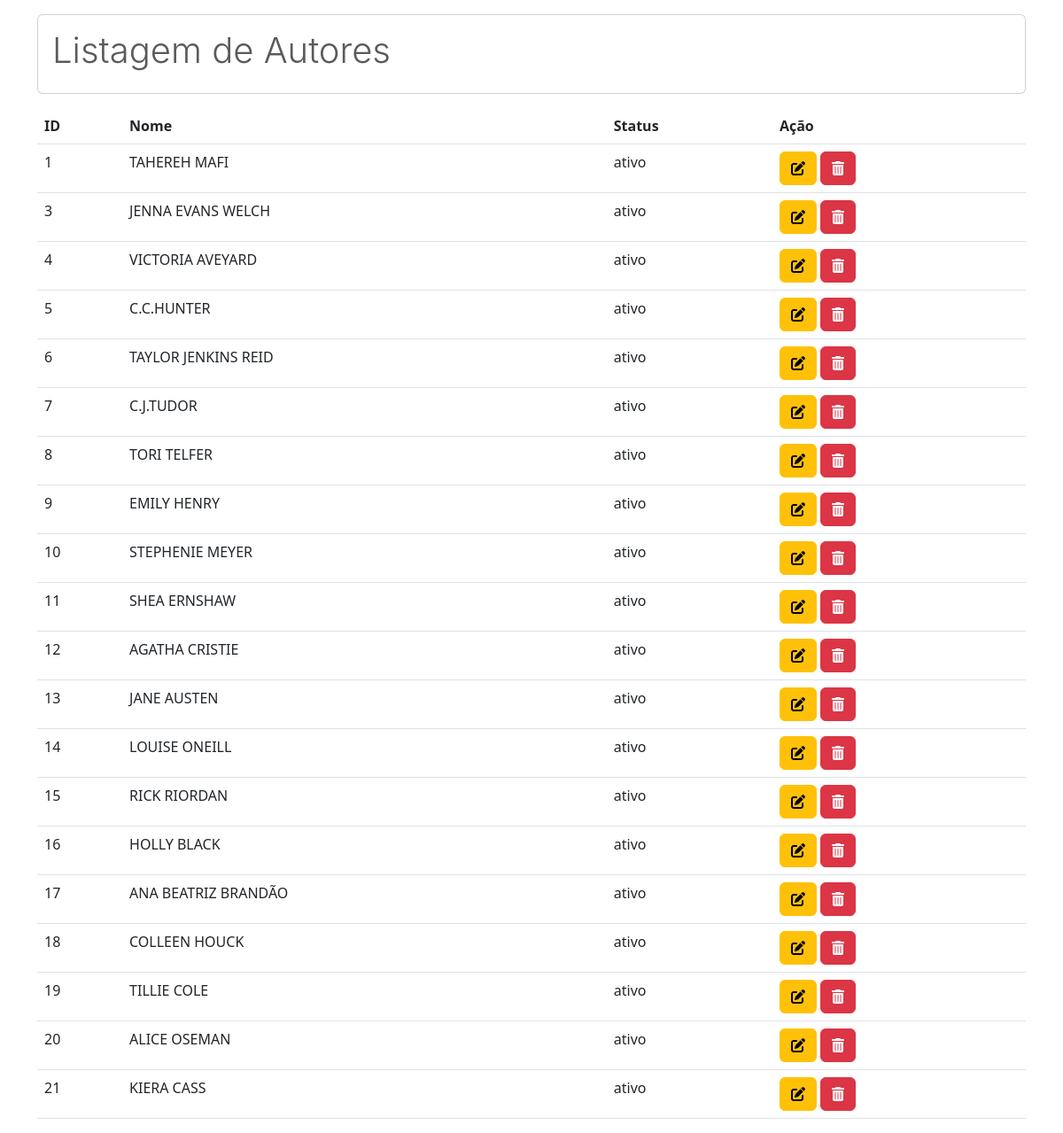
The app's page /listarAutores.php, older data.
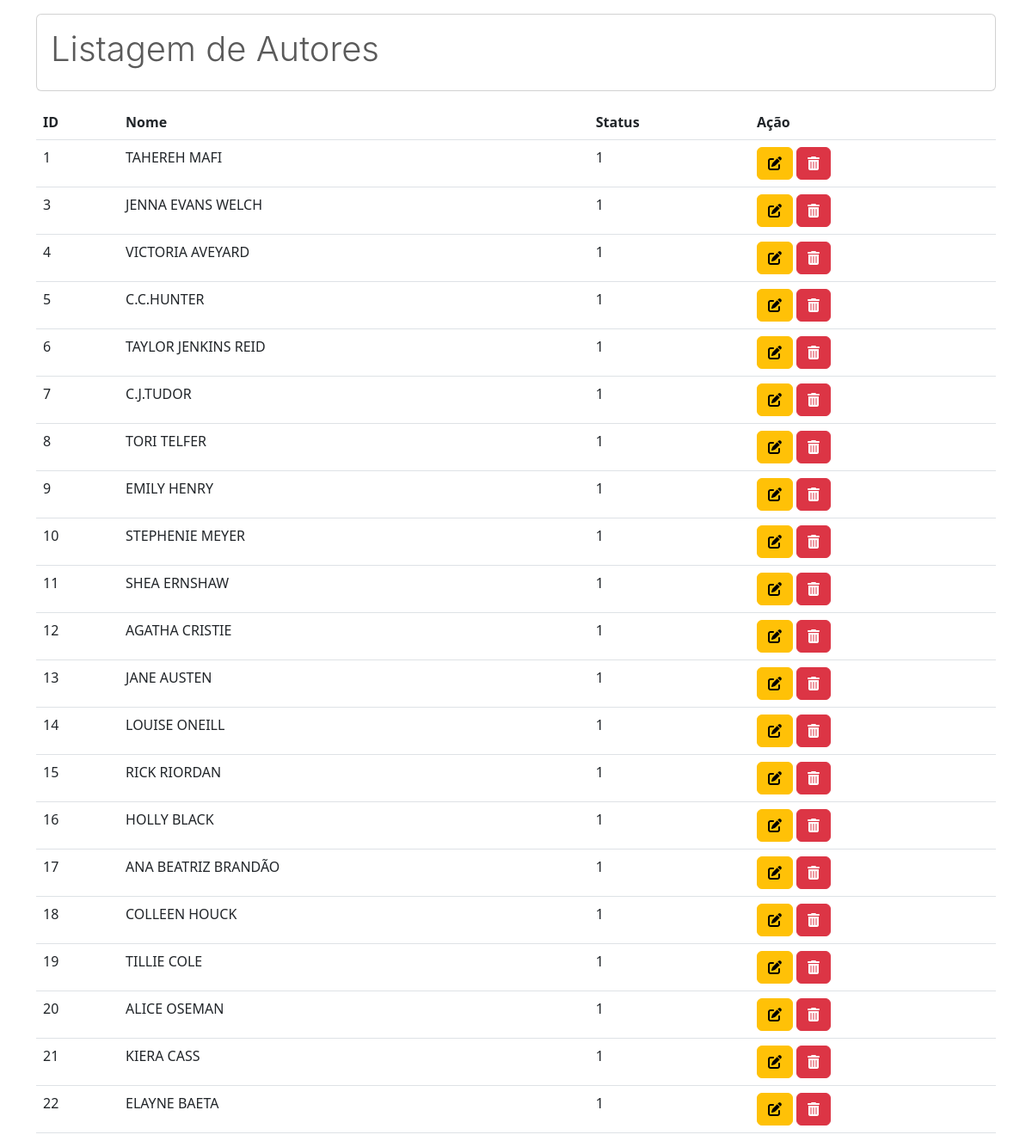
The same page, newer data.
### tables this page shows
CREATE TABLE `autor` (
  `id` int(13) NOT NULL,
  `nome` varchar(100) NOT NULL,
  `status` int(20) NOT NULL DEFAULT 1
);

### listarAutores.php (the view, shortened to what this page needs)
<?php
require_once("conexao.php");
$sql = "select * from autor";
$resultado = mysqli_query($conexao, $sql);
?>
<!DOCTYPE html>
<html lang="pt-br">
<head>
  <link href="https://cdn.jsdelivr.net/npm/bootstrap@5.3.0-alpha3/dist/css/bootstrap.min.css" rel="stylesheet">
  <link rel="stylesheet" href="https://cdn.jsdelivr.net/npm/bootstrap-icons@1.11.0/font/bootstrap-icons.css">
</head>
<body>
  <div class="container-md">
    <div class="card mt-3 mb-3">
      <div class="card-body">
        <h1 class="card-title" style="color: #5a5a5a; font-family: '-apple-system'; font-weight: 300;">Listagem de Autores</h1>
      </div>
    </div>
    <table class="table table-hover">
      <thead>
        <tr>
          <th scope="col">ID</th>
          <th scope="col">Nome</th>
          <th scope="col">Status</th>
          <th scope="col">Ação</th>
        </tr>
      </thead>
      <tbody>
        <?php while ($linha = mysqli_fetch_array($resultado)) { ?>
          <tr>
            <td><?= $linha['id'] ?></th>
            <td><?= $linha['nome'] ?></th>
            <td><?= $linha['status'] ?></th>
            <td>
              <a href="alterarAutores.php?id=<?= $linha['id'] ?>" class="btn btn-warning"><i class="fa-solid fa-pen-to-square"></i></a>
              <a href="usuarioListar.php?id=<?= $linha['id'] ?>" class="btn btn-danger" onclick="return confirm('Confirmar exclusão?')"><i class="fa-solid fa-trash-can"></i></a>
            <?php } ?>
      </tbody>
    </table>
</body>
</html>

Row changes from the older to the newer data that the page shows:
changed autor "TAHEREH MAFI": status "ativo" → "1"
changed autor "JENNA EVANS WELCH": status "ativo" → "1"
changed autor "VICTORIA AVEYARD": status "ativo" → "1"
changed autor "C.C.HUNTER": status "ativo" → "1"
changed autor "TAYLOR JENKINS REID": status "ativo" → "1"
changed autor "C.J.TUDOR": status "ativo" → "1"
changed autor "TORI TELFER": status "ativo" → "1"
changed autor "EMILY HENRY": status "ativo" → "1"
changed autor "STEPHENIE MEYER": status "ativo" → "1"
changed autor "SHEA ERNSHAW": status "ativo" → "1"
changed autor "AGATHA CRISTIE": status "ativo" → "1"
changed autor "JANE AUSTEN": status "ativo" → "1"
changed autor "LOUISE ONEILL": status "ativo" → "1"
changed autor "RICK RIORDAN": status "ativo" → "1"
changed autor "HOLLY BLACK": status "ativo" → "1"
changed autor "ANA BEATRIZ BRANDÃO": status "ativo" → "1"
changed autor "COLLEEN HOUCK": status "ativo" → "1"
changed autor "TILLIE COLE": status "ativo" → "1"
changed autor "ALICE OSEMAN": status "ativo" → "1"
changed autor "KIERA CASS": status "ativo" → "1"
added autor: id "22", nome "ELAYNE BAETA", status "1"
